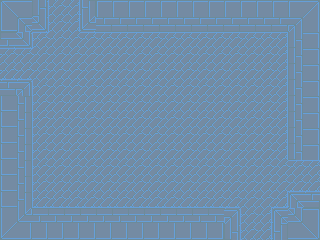

The image is a tile-based game level rendered from a .tmx file. Its description and complete source (layers, tilesets, objects, tile grids) follow:
An orthogonal 20x15 tile map with 16x16 px tiles, 1 tile layer (background), 3 tilesets and 12 objects.

<map version="1.0" orientation="orthogonal" renderorder="right-down" width="20" height="15" tilewidth="16" tileheight="16" nextobjectid="23">
 <tileset firstgid="1" name="tileset_1" tilewidth="16" tileheight="16" tilecount="49" columns="7">
  <image source="tileset_3.png" width="112" height="112" />
 </tileset>
 <tileset firstgid="50" name="player" tilewidth="32" tileheight="32" tilecount="1" columns="1">
  <image source="../../img/player_stand.png" width="32" height="36" />
 </tileset>
 <tileset firstgid="51" name="scarab" tilewidth="64" tileheight="32" tilecount="1" columns="1">
  <image source="../../img/scarab.png" width="64" height="32" />
 </tileset>
 <layer name="background" width="20" height="15">
  <data encoding="csv">
1,2,27,24,26,23,3,3,3,3,3,3,3,3,3,3,4,5,6,7,
8,9,41,24,26,37,10,10,10,10,10,10,10,10,10,10,11,12,13,14,
39,41,17,25,25,18,18,18,18,18,18,18,18,18,18,18,18,19,20,21,
18,18,25,25,25,25,25,25,25,25,25,25,25,25,25,25,25,26,20,21,
32,32,25,25,25,25,25,25,25,25,25,25,25,25,25,25,25,26,20,21,
11,13,24,25,25,25,25,25,25,25,25,25,25,25,25,25,25,26,20,21,
29,30,24,25,25,25,25,25,25,25,25,25,25,25,25,25,25,26,20,21,
29,30,24,25,25,25,25,25,25,25,25,25,25,25,25,25,25,26,20,21,
29,30,24,25,25,25,25,25,25,25,25,25,25,25,25,25,25,26,20,21,
29,30,24,25,25,25,25,25,25,25,25,25,25,25,25,25,25,26,20,21,
29,30,24,25,25,25,25,25,25,25,25,25,25,25,25,25,25,25,18,18,
29,30,24,25,25,25,25,25,25,25,25,25,25,25,25,25,25,25,32,32,
29,30,31,32,32,32,32,32,32,32,32,32,32,32,32,25,25,33,9,11,
36,37,38,39,38,39,40,40,40,40,40,40,40,40,13,24,26,9,41,42,
43,44,45,46,45,46,47,47,47,47,47,47,47,47,27,24,26,16,48,49
</data>
 </layer>
 <objectgroup name="enemies">
  <object id="10" gid="51" x="192" y="80" width="64" height="32" />
  <object id="11" gid="51" x="64" y="208" width="64" height="32" />
  <object id="13" gid="51" x="32" y="112" width="64" height="32" />
  <object id="22" x="80" y="-32" />
 </objectgroup>
 <objectgroup name="solids">
  <object id="14" x="0" y="0" width="32" height="48" />
  <object id="15" x="32" y="0" width="16" height="32" />
  <object id="16" x="80" y="0" width="240" height="32" />
  <object id="17" x="288" y="32" width="32" height="128" />
  <object id="18" x="288" y="192" width="32" height="48" />
  <object id="19" x="272" y="208" width="16" height="32" />
  <object id="20" x="0" y="208" width="240" height="32" />
  <object id="21" x="0" y="80" width="32" height="128" />
 </objectgroup>
 <objectgroup name="player" />
</map>
